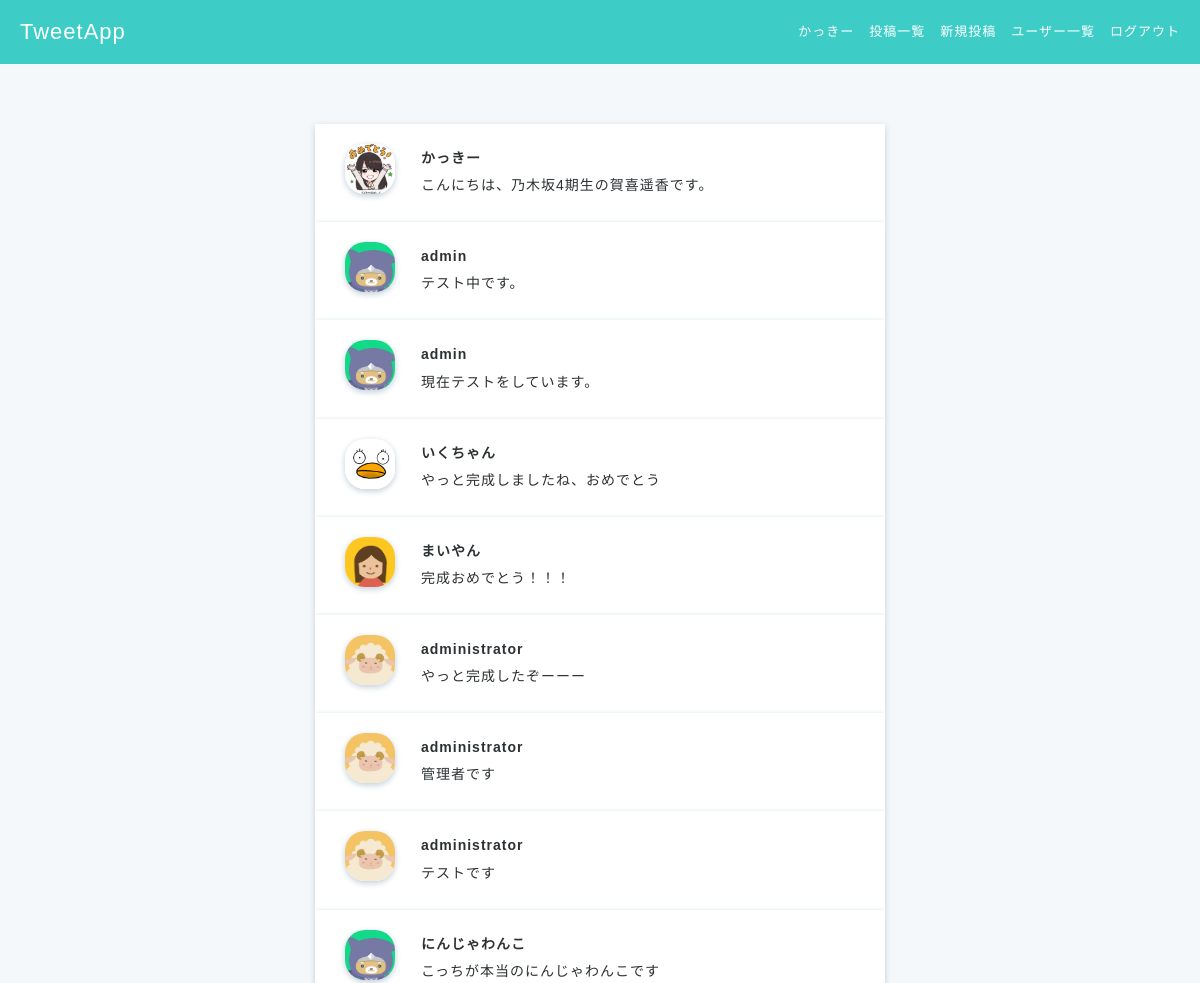
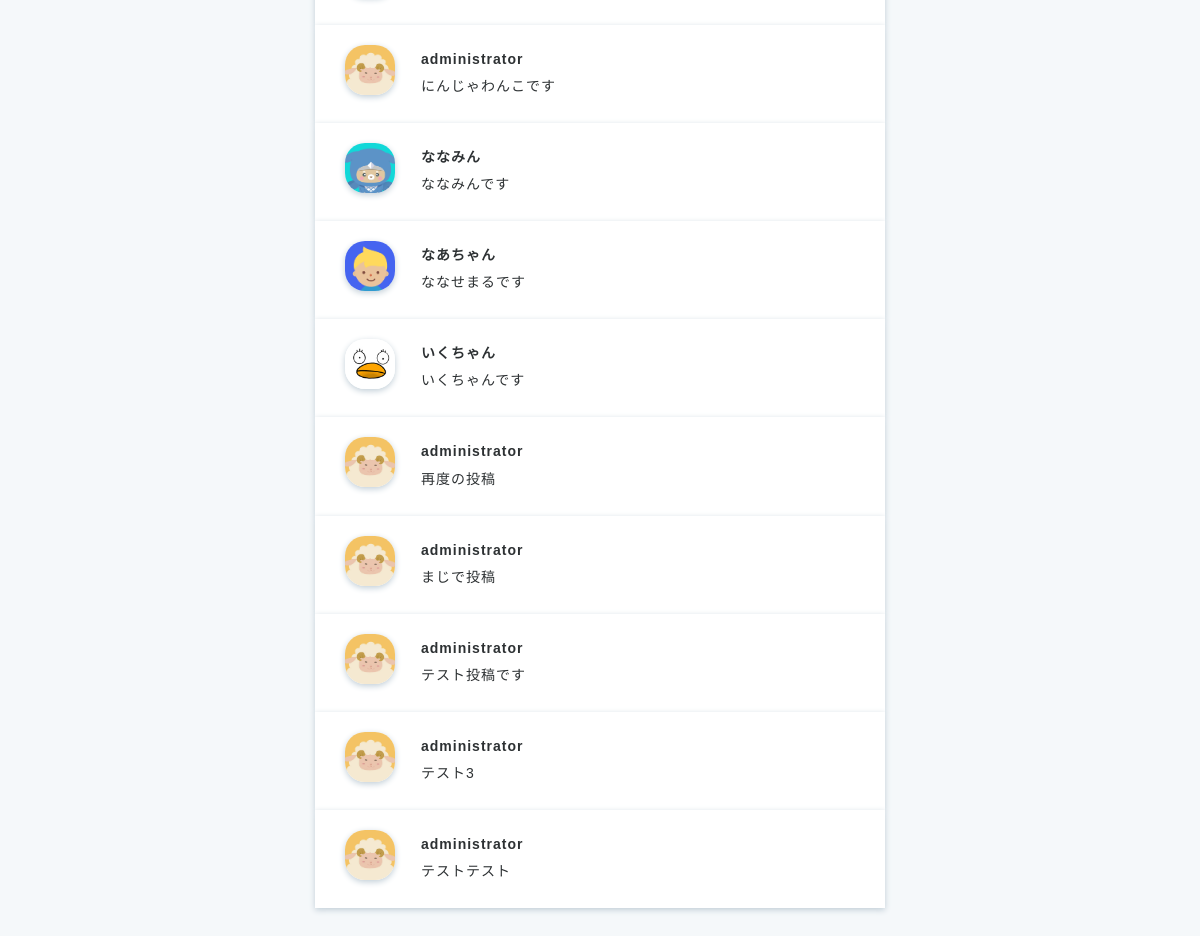
The page /post/posts_index (signed in) on the database its author committed (2 pictures, top to bottom).
### accounts/models.py (models this page shows, shortened)
class Users(AbstractBaseUser, PermissionsMixin):
    username = models.CharField(max_length=150)
    email = models.EmailField(max_length=255, unique=True)
    is_active = models.BooleanField(default=True)
    is_staff = models.BooleanField(default=False)
    picture = models.FileField(null=True, upload_to='picture/', default='picture/default_user.jpeg')
    USERNAME_FIELD = 'email' # このテーブルのレコードを一意に識別
    REQUIRED_FIELDS = ['username'] # スーパーユーザ作成時に入力する
    objects = UserManager()
    class Meta:
        db_table = 'users'

### post/models.py (models this page shows, shortened)
class Posts(models.Model):
    content = models.CharField('ツイート内容', max_length=140)
    user = models.ForeignKey('accounts.Users', verbose_name='ユーザー',on_delete=models.CASCADE)
    created_at = models.DateTimeField('投稿日', auto_now_add=True)
    updated_at = models.DateTimeField('更新日', auto_now=True)
    class Meta:
        db_table = 'posts'

### post/views.py (the view)
# urls.py: path('posts_index', views.posts_index, name='posts_index'),
def posts_index(request):
    if not request.user.is_authenticated:
        messages.warning(request, 'ログインが必要です')
        return redirect('accounts:user_login')
    else:
        posts = Posts.objects.order_by('-updated_at').all()
        return render(
            request, 'post/posts_index.html', context={
                'posts': posts
            }
        )

### templates/post/posts_index.html
{% extends 'base.html' %}
{% block content %}
<div class="main posts-index">
    <div class="container">
    {% for post in posts %}
        <div class="posts-index-item">
          <div class="post-left">
            <img src="{{ post.user.picture.url }}">
          </div>
          <div class="post-right">
            <div class="post-user-name">
              <a href="{% url 'accounts:user_detail' user_id=post.user.id %}">{{ post.user.username }}</a>
            </div>
            <a href="{% url 'post:post_detail' post_id=post.id %}">{{ post.content }}</a>
          </div>
        </div>
    {% endfor %}
    </div>
</div>
{% endblock content %}

### templates/base.html (shortened to what this page needs)
{% load static %}
<!DOCTYPE html>
<html lang="ja">
  <head>
    <link rel="stylesheet" href="{% static 'css/style.css' %}"/>
    <link rel="stylesheet" href="https://maxcdn.bootstrapcdn.com/font-awesome/4.7.0/css/font-awesome.min.css"/>
  </head>
  <body>
    <header>
      <div class="header-logo">
        {% if user.is_authenticated %}
        <a href="{% url 'post:posts_index' %}">TweetApp</a>
        {% else %}
        <a href="{% url 'accounts:top' %}">TweetApp</a>
        {% endif %}
      </div>
      <ul class="header-menus">
        {% if user.is_authenticated %}
        <li>
          <a href="{% url 'accounts:user_detail' user_id=request.user.id %}">{{ request.user.username }}</a>
        </li>
        <li>
          <a href="{% url 'post:posts_index' %}">投稿一覧</a>
        </li>
        <li>
          <a href="{% url 'post:create_post' %}">新規投稿</a>
        </li>
        <li>
          <a href="{% url 'accounts:users_index' %}">ユーザー一覧</a>
        </li>
        <li>
          <a href="{% url 'accounts:user_logout' %}">ログアウト</a>
        </li>
        {% endif %}
      </ul>
    </header>
    {% block content %}{% endblock content %}
  </body>
</html>

### static/css/style.css (style rules this page uses)
* { box-sizing: border-box; }
html { font: 100%/1.5 'Avenir Next', 'Hiragino Sans', sans-serif; line-height: 1.7; letter-spacing: 1px; }
ul, li { list-style-type: none; padding: 0; margin: 0; }
a { text-decoration: none; color: #2d3133; font-size: 14px; }
body { color: #2d3133; background-color: #3ecdc6; margin: 0; min-height: 1vh; }
.main { position: absolute; top: 64px; width: 100%; height: auto; min-height: 100%; background-color: #f5f8fa; }
.container { max-width: 600px; margin: 60px auto; padding-left: 15px; padding-right: 15px; clear: both; }
header { height: 64px; position: absolute; z-index: 1; width: 100%; }
.header-logo { float: left; padding-left: 20px; color: white; font-size: 22px; line-height: 64px; }
.header-logo a { color: white; font-size: 22px; }
.header-menus { float: right; padding-right: 20px; }
.header-menus li { float: left; line-height: 64px; font-size: 13px; color: white; padding-left: 15px; }
.header-menus a { float: left; font-size: 13px; color: white; }
.posts-index-item { padding: 20px 30px; background-color: white; overflow: hidden; box-shadow: 0 2px 6px #c1ced7; }
.post-left img { width: 50px; height: 50px; border-radius: 40%; box-shadow: 0 2px 6px #c1ced7; object-fit: cover; }
.post-user-name a { font-weight: 600; }
.post-left { float: left; width: 10%; }
.post-right { float: left; width: 90%; padding-left: 25px; text-align: left; }

### rows shown on the page
Users: user.username "かっきー"
Posts: user.picture (picture), user.username "かっきー", content "こんにちは、乃木坂4期生の賀喜遥香です。"
Posts: user.picture (placeholder picture), user.username "admin", content "テスト中です。"
Posts: user.picture (placeholder picture), user.username "admin", content "現在テストをしています。"
Posts: user.picture (picture), user.username "いくちゃん", content "やっと完成しましたね、おめでとう"
Posts: user.picture (picture), user.username "まいやん", content "完成おめでとう！！！"
Posts: user.picture (picture), user.username "administrator", content "やっと完成したぞーーー"
Posts: user.picture (picture), user.username "administrator", content "管理者です"
Posts: user.picture (picture), user.username "administrator", content "テストです"
Posts: user.picture (placeholder picture), user.username "にんじゃわんこ", content "こっちが本当のにんじゃわんこです"
Posts: user.picture (picture), user.username "administrator", content "にんじゃわんこです"
Posts: user.picture (picture), user.username "ななみん", content "ななみんです"
Posts: user.picture (picture), user.username "なあちゃん", content "ななせまるです"
Posts: user.picture (picture), user.username "いくちゃん", content "いくちゃんです"
Posts: user.picture (picture), user.username "administrator", content "再度の投稿"
Posts: user.picture (picture), user.username "administrator", content "まじで投稿"
Posts: user.picture (picture), user.username "administrator", content "テスト投稿です"
Posts: user.picture (picture), user.username "administrator", content "テスト3"
Posts: user.picture (picture), user.username "administrator", content "テストテスト"
